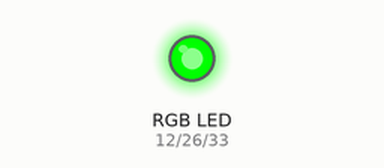
A sketch run on a simulated ESP32. Parts: an RGB LED mixed from three pins (HIGH = lit). Random numbers use the default seed unless the sketch sets one.

Above: at 0.1 s.
At 3.75 s:
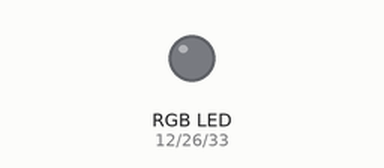
At 16.0 s:
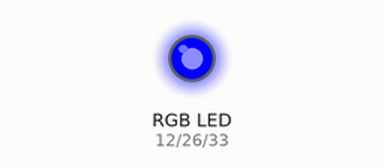
At 24.85 s:
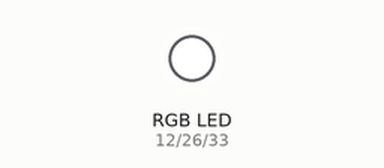
At 33.6 s:
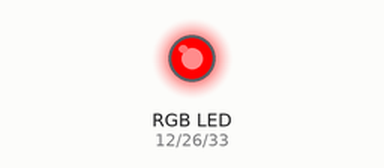
Timing chart, 0 to 40.0 s (numbered marks = the images above):
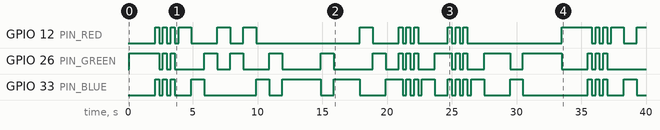

Measured:
- by itself, GPIO 12 (PIN_RED): LOW → HIGH at 2.1 s, → LOW 0.30 s later, → HIGH 0.30 s later, → LOW 0.30 s later, … (35 changes in this stretch)
- by itself, GPIO 26 (PIN_GREEN): LOW → HIGH at 0.10 s, → LOW 2.3 s later, → HIGH 0.30 s later, → LOW 0.30 s later, … (38 changes in this stretch)
- by itself, GPIO 33 (PIN_BLUE): LOW → HIGH at 2.1 s, → LOW 0.30 s later, → HIGH 0.30 s later, → LOW 0.30 s later, … (40 changes in this stretch)

The sketch:

Ejercicio5.ino
```cpp
#include "data.h"

#define PIN_RED 12
#define PIN_GREEN 26
#define PIN_BLUE 33

QueueHandle_t myQueue;

void setRGB (int R, int G, int B) {
  if (R == 1 && G == 1 && B == 1) {
    for (int i = 0; i < 3; i++) {
      digitalWrite(PIN_RED, HIGH);
      digitalWrite(PIN_GREEN, HIGH);
      digitalWrite(PIN_BLUE, HIGH);
      vTaskDelay(pdMS_TO_TICKS(300));
      digitalWrite(PIN_RED, LOW);
      digitalWrite(PIN_GREEN, LOW);
      digitalWrite(PIN_BLUE, LOW);
      vTaskDelay(pdMS_TO_TICKS(300));
    }
  }
  else {
    if (R == 1) {
      digitalWrite(PIN_RED, HIGH);
      vTaskDelay(pdMS_TO_TICKS(1000));
      digitalWrite(PIN_RED, LOW);
    }
    if (G == 1) {
      digitalWrite(PIN_GREEN, HIGH);
      vTaskDelay(pdMS_TO_TICKS(1000));
      digitalWrite(PIN_GREEN, LOW);
    }
    if (B == 1) {
      digitalWrite(PIN_BLUE, HIGH);
      vTaskDelay(pdMS_TO_TICKS(1000));
      digitalWrite(PIN_BLUE, LOW);
    }
  }
}

void productor(void *parameter) {
  while (1) {
    LedCommand accion = randomCommand();

    if (accion == LED_BLINK) {
      xQueueSendToFront(myQueue, &accion, portMAX_DELAY);
    }
    else {
      xQueueSend(myQueue, &accion, portMAX_DELAY);
    }

    vTaskDelay(pdMS_TO_TICKS(500));
  }
}

void consumidor(void *parameter) {
  LedCommand accion;

  while (1) {
    if (xQueueReceive(myQueue, &accion, portMAX_DELAY) == pdPASS) {
      if (accion == LED_BLINK) {
        setRGB(1,1,1);
      }
      else {
        if (accion == LED_RED) {
          setRGB(1,0,0);
        }
        if (accion == LED_GREEN) {
          setRGB(0,1,0);
        }
        if (accion == LED_BLUE) {
          setRGB(0,0,1);
        }
      }
    }
  }
}

void setup() {
  Serial.begin(115200);
  delay(100);

  myQueue = xQueueCreate(20, sizeof(LedCommand));

  pinMode(PIN_RED, OUTPUT);
  pinMode(PIN_GREEN, OUTPUT);
  pinMode(PIN_BLUE, OUTPUT);

  xTaskCreatePinnedToCore(
    productor,
    "Productor",
    4096,
    NULL,
    1,
    NULL,
    0
  );

  xTaskCreatePinnedToCore(
    consumidor,
    "Consumidor",
    4096,
    NULL,
    1,
    NULL,
    1
  );
}

void loop() {
}
```

data.cpp
```cpp
#include "data.h"

#include "data.h"

LedCommand ledCommands[50] = {
    LED_BLUE, LED_GREEN, LED_RED, LED_BLUE, LED_GREEN,
    LED_RED, LED_BLUE, LED_GREEN, LED_BLINK, LED_BLUE,
    LED_GREEN, LED_RED, LED_BLUE, LED_GREEN, LED_RED,
    LED_BLUE, LED_GREEN, LED_RED, LED_BLUE, LED_GREEN,
    LED_RED, LED_BLINK, LED_GREEN, LED_RED, LED_BLUE,
    LED_GREEN, LED_RED, LED_BLUE, LED_GREEN, LED_RED,
    LED_BLUE, LED_GREEN, LED_RED, LED_BLUE, LED_GREEN,
    LED_RED, LED_BLUE, LED_GREEN, LED_RED, LED_BLUE,
    LED_GREEN, LED_RED, LED_BLUE, LED_BLINK, LED_RED,
    LED_BLUE, LED_BLINK, LED_RED, LED_BLUE, LED_GREEN
};

LedCommand randomCommand() {
    return ledCommands[random(0, 50)];
}
```

data.h
```cpp
#ifndef DATA_H
#define DATA_H

#include <Arduino.h>

enum LedCommand {
    LED_RED, // Enciende el LED rojo
    LED_GREEN, // Enciende el LED verde
    LED_BLUE, // Enciende el LED azul
    LED_BLINK // Parpadean los 3 LEDs
};

// Devuelve un comando LED aleatorio
LedCommand randomCommand();

#endif 
```
